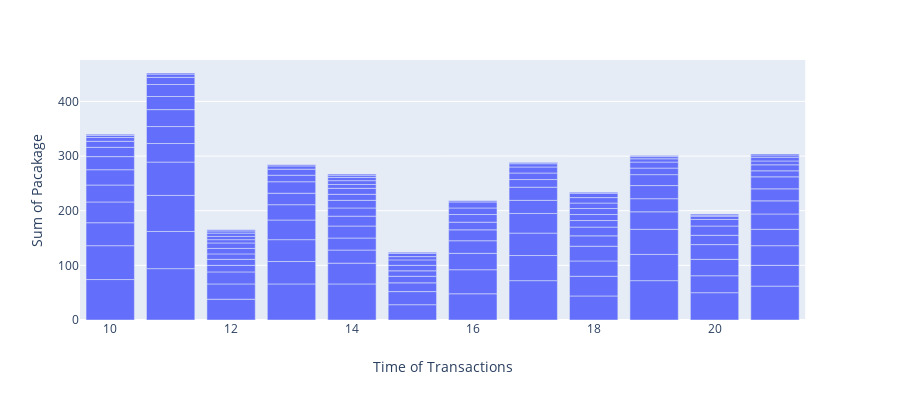

Source (notebook cell):
### Code cell
fig = px.bar(foodgroup, x='hour', y='sumitem',
             #hover_data=['gender'], color='gender',
             labels={'hour':'Time of Transactions','sumitem':'Sum of Pacakage'}, height=400)
fig.show()

### Figure 1 — Plotly figure (JSON) as saved in the notebook; plotly's stock layout.template omitted (floating-point values rounded to 4 significant figures; data arrays with more than 128 entries replaced by an {"elided": "..."} marker saying what was removed)
{"data": [{"alignmentgroup": "True", "hoverlabel": {"namelength": 0}, "hovertemplate": "Time of Transactions=%{x}<br>Sum of Pacakage=%{y}", "legendgroup": "", "marker": {"color": "#636efa"}, "name": "", "offsetgroup": "", "orientation": "v", "showlegend": false, "textposition": "auto", "type": "bar", "x": {"elided": "143 int values"}, "xaxis": "x", "y": {"elided": "143 int values"}, "yaxis": "y"}], "layout": {"barmode": "relative", "height": 400, "legend": {"tracegroupgap": 0}, "margin": {"t": 60}, "xaxis": {"anchor": "y", "domain": [0, 0.98], "title": {"text": "Time of Transactions"}}, "yaxis": {"anchor": "x", "domain": [0, 1], "title": {"text": "Sum of Pacakage"}}}}
